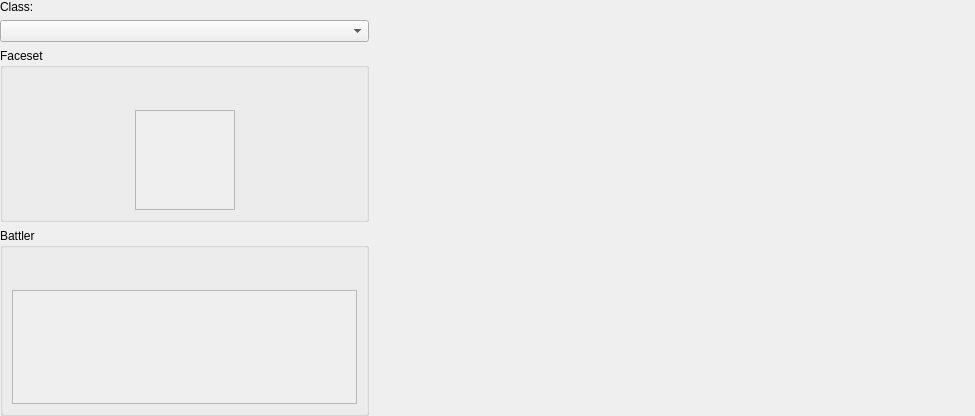
<?xml version="1.0" encoding="UTF-8"?>
<ui version="4.0">
 <class>PanelDatasCharacter</class>
 <widget class="QWidget" name="PanelDatasCharacter">
  <property name="geometry">
   <rect>
    <x>0</x>
    <y>0</y>
    <width>975</width>
    <height>416</height>
   </rect>
  </property>
  <property name="windowTitle">
   <string>Form</string>
  </property>
  <layout class="QGridLayout" name="gridLayout_7">
   <property name="leftMargin">
    <number>0</number>
   </property>
   <property name="topMargin">
    <number>0</number>
   </property>
   <property name="rightMargin">
    <number>0</number>
   </property>
   <property name="bottomMargin">
    <number>0</number>
   </property>
   <item row="0" column="0">
    <layout class="QHBoxLayout" name="horizontalLayout">
     <item>
      <layout class="QVBoxLayout" name="verticalLayout_2" stretch="0,0,0,1">
       <item>
        <widget class="QLabel" name="labelClass">
         <property name="text">
          <string>Class:</string>
         </property>
        </widget>
       </item>
       <item>
        <widget class="QComboBox" name="comboBoxClass">
         <property name="minimumSize">
          <size>
           <width>150</width>
           <height>0</height>
          </size>
         </property>
        </widget>
       </item>
       <item>
        <widget class="QGroupBox" name="groupBoxFaceset">
         <property name="title">
          <string>Faceset</string>
         </property>
         <layout class="QGridLayout" name="gridLayout_4">
          <item row="0" column="0">
           <layout class="QGridLayout" name="gridLayout_3">
            <item row="0" column="0" colspan="3">
             <widget class="WidgetPicture" name="widgetPictureFaceset" native="true">
              <property name="minimumSize">
               <size>
                <width>200</width>
                <height>27</height>
               </size>
              </property>
              <property name="maximumSize">
               <size>
                <width>200</width>
                <height>27</height>
               </size>
              </property>
             </widget>
            </item>
            <item row="1" column="0">
             <spacer name="horizontalSpacer_2">
              <property name="orientation">
               <enum>Qt::Horizontal</enum>
              </property>
              <property name="sizeHint" stdset="0">
               <size>
                <width>40</width>
                <height>98</height>
               </size>
              </property>
             </spacer>
            </item>
            <item row="1" column="1">
             <widget class="QScrollArea" name="scrollArea">
              <property name="minimumSize">
               <size>
                <width>100</width>
                <height>100</height>
               </size>
              </property>
              <property name="maximumSize">
               <size>
                <width>100</width>
                <height>100</height>
               </size>
              </property>
              <property name="widgetResizable">
               <bool>true</bool>
              </property>
              <widget class="QWidget" name="scrollAreaWidgetContents">
               <property name="geometry">
                <rect>
                 <x>0</x>
                 <y>0</y>
                 <width>98</width>
                 <height>98</height>
                </rect>
               </property>
               <layout class="QGridLayout" name="gridLayout_2">
                <property name="leftMargin">
                 <number>0</number>
                </property>
                <property name="topMargin">
                 <number>0</number>
                </property>
                <property name="rightMargin">
                 <number>0</number>
                </property>
                <property name="bottomMargin">
                 <number>0</number>
                </property>
                <item row="0" column="0">
                 <widget class="WidgetShowPicture" name="widgetImageFaceset" native="true">
                  <property name="minimumSize">
                   <size>
                    <width>0</width>
                    <height>0</height>
                   </size>
                  </property>
                  <property name="maximumSize">
                   <size>
                    <width>16777215</width>
                    <height>16777215</height>
                   </size>
                  </property>
                 </widget>
                </item>
               </layout>
              </widget>
             </widget>
            </item>
            <item row="1" column="2">
             <spacer name="horizontalSpacer">
              <property name="orientation">
               <enum>Qt::Horizontal</enum>
              </property>
              <property name="sizeHint" stdset="0">
               <size>
                <width>28</width>
                <height>98</height>
               </size>
              </property>
             </spacer>
            </item>
           </layout>
          </item>
         </layout>
        </widget>
       </item>
       <item>
        <widget class="QGroupBox" name="groupBoxBattler">
         <property name="title">
          <string>Battler</string>
         </property>
         <layout class="QGridLayout" name="gridLayout_5">
          <item row="0" column="0">
           <layout class="QVBoxLayout" name="verticalLayout">
            <item>
             <widget class="WidgetPicture" name="widgetPictureBattler" native="true">
              <property name="minimumSize">
               <size>
                <width>200</width>
                <height>27</height>
               </size>
              </property>
              <property name="maximumSize">
               <size>
                <width>200</width>
                <height>27</height>
               </size>
              </property>
             </widget>
            </item>
            <item>
             <widget class="QScrollArea" name="scrollArea_2">
              <property name="widgetResizable">
               <bool>true</bool>
              </property>
              <widget class="QWidget" name="scrollAreaWidgetContents_2">
               <property name="geometry">
                <rect>
                 <x>0</x>
                 <y>0</y>
                 <width>337</width>
                 <height>92</height>
                </rect>
               </property>
               <layout class="QGridLayout" name="gridLayout">
                <item row="0" column="0">
                 <widget class="WidgetShowPicture" name="widgetImageBattler" native="true"/>
                </item>
               </layout>
              </widget>
             </widget>
            </item>
           </layout>
          </item>
         </layout>
        </widget>
       </item>
      </layout>
     </item>
     <item>
      <widget class="PanelDatasClass" name="panelDatasClass" native="true">
       <property name="minimumSize">
        <size>
         <width>600</width>
         <height>0</height>
        </size>
       </property>
      </widget>
     </item>
    </layout>
   </item>
  </layout>
 </widget>
 <customwidgets>
  <customwidget>
   <class>WidgetPicture</class>
   <extends>QWidget</extends>
   <header>widgetpicture.h</header>
   <container>1</container>
  </customwidget>
  <customwidget>
   <class>PanelDatasClass</class>
   <extends>QWidget</extends>
   <header>paneldatasclass.h</header>
   <container>1</container>
  </customwidget>
  <customwidget>
   <class>WidgetShowPicture</class>
   <extends>QWidget</extends>
   <header>widgetshowpicture.h</header>
   <container>1</container>
  </customwidget>
 </customwidgets>
 <resources/>
 <connections/>
</ui>
